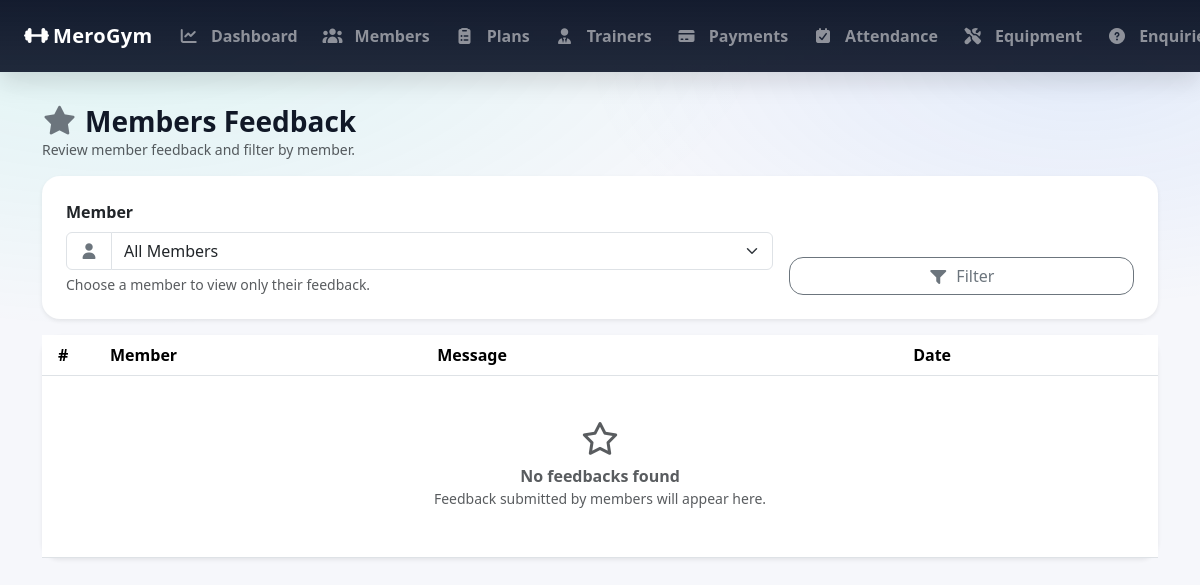
The page /admin_feedbacks_list/ (signed in) on the database as committed earlier.
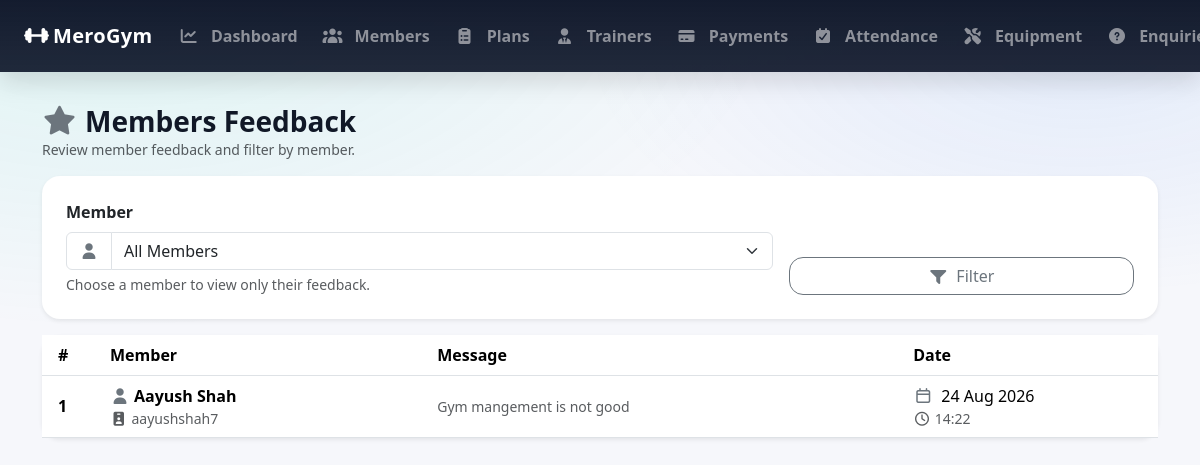
The same page on the database as committed later.
### GymApp/models.py (models this page shows, shortened)
class Feedback(models.Model):
    member = models.ForeignKey(
        MemberProfile,
        on_delete=models.CASCADE,
        related_name='feedbacks'
    )
    message = models.TextField()
    created_at = models.DateTimeField(auto_now_add=True)

class MemberProfile(models.Model):
    GENDER_CHOICES = (
        ('MALE', 'Male'),
        ('FEMALE', 'Female'),
        ('OTHER', 'Other'),
    )
    user = models.OneToOneField(settings.AUTH_USER_MODEL, on_delete=models.CASCADE, related_name='member_profile')
    full_name = models.CharField(max_length=100)
    mobile = models.CharField(max_length=15)
    age = models.PositiveIntegerField(null=True, blank=True)
    gender = models.CharField(max_length=10, choices=GENDER_CHOICES, null=True, blank=True)
    address = models.TextField(blank=True)
    join_date = models.DateField(default=timezone.now)
    plan = models.ForeignKey(MembershipPlan,
                             on_delete=models.SET_NULL, # If plan is deleted, set to null
                             null=True, blank=True,
                             related_name='members'
                             )
    trainer = models.ForeignKey(
        Trainer,
        on_delete=models.SET_NULL,  # If trainer is deleted, set to null
        null=True, blank=True,
        related_name='members' # access members via trainer.members
    )
    membership_start = models.DateField(null=True, blank=True)
    membership_end = models.DateField(null=True, blank=True)

class User(AbstractUser):
    ROLE_CHOICES = [
        ('ADMIN', 'Admin'),
        ('MEMBER', 'Member'),
    ]
    role = models.CharField(max_length=20, choices=ROLE_CHOICES, default='MEMBER')

### GymApp/views.py (the view)
    def wrapper(request, *args, **kwargs):
        if not request.user.is_authenticated or getattr(request.user, 'role', None) != 'ADMIN':
            messages.error(request, 'You must be logged in as an admin to access this page.')
            return redirect('admin_login')  # Redirect to the admin login page
        return view_func(request, *args, **kwargs)

### GymApp/views.py (called while the page is built)
def admin_required(view_func):
    def wrapper(request, *args, **kwargs):
        if not request.user.is_authenticated or getattr(request.user, 'role', None) != 'ADMIN':
            messages.error(request, 'You must be logged in as an admin to access this page.')
            return redirect('admin_login')  # Redirect to the admin login page
        return view_func(request, *args, **kwargs)
    return wrapper

@admin_required
def admin_feedbacks_list(request):
    member_id = request.GET.get('member')
    feedbacks = Feedback.objects.select_related('member').all().order_by('-created_at')
    members = MemberProfile.objects.all().order_by('full_name')
    if member_id:
        feedbacks = feedbacks.filter(member_id=member_id)
    context = {
        'feedbacks':feedbacks,
        'members':members,
        'selected_members': int(member_id) if member_id else None,
    }
    return render(request, 'admin_feedbacks_list.html', context)

### GymApp/templates/admin_feedbacks_list.html (shortened to what this page needs)
{% extends 'base.html' %}
{% block content %}
<div class="d-flex flex-wrap justify-content-between align-items-center gap-2 mb-3">
    <div>
        <h3 class="mb-0 fw-bold">
            <i class="fa-solid fa-star me-2 text-secondary"></i>Members Feedback
        </h3>
        <div class="text-muted small">Review member feedback and filter by member.</div>
    </div>
</div>
<div class="card border-0 shadow-sm mb-3" style="border-radius:18px;">
    <div class="card-body p-3 p-md-4">
        <form method="get" class="row g-3 align-items-end">
            <div class="col-12 col-md-8">
                <label class="form-label fw-semibold">Member</label>
                <div class="input-group">
                    <span class="input-group-text bg-white">
                        <i class="fa-solid fa-user text-secondary"></i>
                    </span>
                    <select name="member" class="form-select">
                        <option value="">All Members</option>
                    </select>
                </div>
                <div class="form-text">Choose a member to view only their feedback.</div>
            </div>
            <div class="col-12 col-md-4">
                <button class="btn btn-outline-secondary w-100" style="border-radius:14px;">
                    <i class="fa-solid fa-filter me-2"></i>Filter
                </button>
            </div>
        </form>
    </div>
</div>
<div class="card border-0 shadow-sm" style="border-radius:18px;">
    <div class="card-body p-0">
        <div class="table-responsive">
            <table class="table table-hover align-middle mb-0">
                <thead style="background: rgba(15,23,42,.98); color:#fff;">
                <tr>
                    <th class="ps-3" style="width:60px;">#</th>
                    <th style="min-width:220px;">Member</th>
                    <th style="min-width:320px;">Message</th>
                    <th style="min-width:170px;">Date</th>
                </tr>
                </thead>
                <tbody>
                {% for fb in feedbacks %}
                    <tr>
                        <td class="ps-3 fw-semibold">{{ forloop.counter }}</td>
                        <td>
                            <div class="fw-semibold">
                                <i class="fa-solid fa-user me-1 text-secondary"></i>{{ fb.member.full_name }}
                            </div>
                            <div class="small text-muted">
                                <i class="fa-solid fa-id-badge me-1"></i>{{ fb.member.user.username }}
                            </div>
                        </td>
                        <td>
                            <div class="small text-muted" style="max-width:520px; white-space:normal;">
                                {{ fb.message }}
                            </div>
                        </td>
                        <td class="text-nowrap">
                            <i class="fa-regular fa-calendar me-1 text-secondary"></i>
                            {{ fb.created_at|date:"d M Y" }}
                            <div class="small text-muted">
                                <i class="fa-regular fa-clock me-1"></i>{{ fb.created_at|date:"H:i" }}
                            </div>
                        </td>
                    </tr>
                {% empty %}
                    <tr>
                        <td colspan="4" class="text-center py-5">
                            <div class="text-muted">
                                <i class="fa-regular fa-star fa-2x mb-2"></i>
                                <div class="fw-semibold">No feedbacks found</div>
                                <div class="small">Feedback submitted by members will appear here.</div>
                            </div>
                        </td>
                    </tr>
                {% endfor %}
                </tbody>
            </table>
        </div>
    </div>
</div>
{% endblock %}

Rows that differ between the two databases and show on the page:
added Feedback: member.full_name "Aayush Shah", member.user.username "aayushshah7", message "Gym mangement is not good", created_at "24 Aug 2026", created_at "14:22"
Other text that changed with them:
text no longer shown: "No feedbacks found Feedback submitted by members will appear here."
